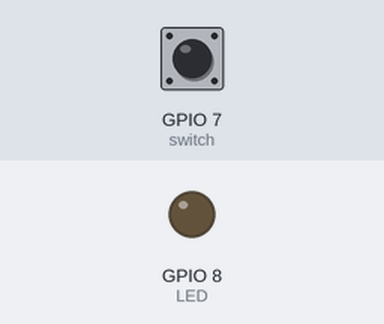
Recording of a program running on a simulated Raspberry Pi (BCM pin numbers). On the bench: output pins drawn as LEDs (lit = HIGH). The inputs (shaded band) are chosen by the test bench; at power-on: GPIO 7 (switch) HIGH. Camera commands give no picture and take their timeout (5 s if none is given; 1 s for webcam tools); what the program prints to the terminal is not drawn.

Above: at 1.2 s.
1.3 s: GPIO 7 (switch) pulled LOW for 0.15 s
At 2.0 s:
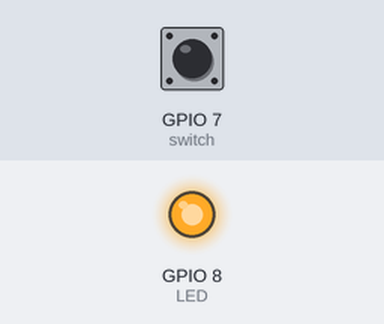
3.8 s: GPIO 7 (switch) pulled LOW for 3.2 s
At 8.5 s:
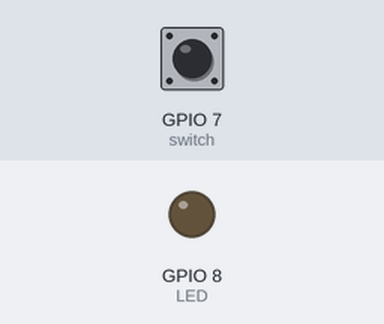
Timing chart, 0 to 10.0 s (numbered marks = the images above; inputs shaded):
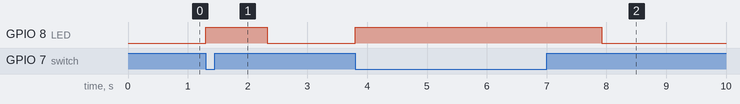

Measured:
- after the input at 1.3 s, GPIO 8 (LED): LOW → HIGH at once, → LOW 1.0 s later
- after the input at 3.8 s, GPIO 8 (LED): LOW → HIGH at once, → LOW 4.1 s later

The program:

spy.py
```python
#!/usr/bin/env python
#-*- coding: UTF-8 -*-
import RPi.GPIO as IO
import os
import time

#
# 初始化图片名字和邮件相关
#
iname=1
picture=str(iname)+".jpeg"     # 发送图片的名字
email="n81ming@qq.com"         # 发送到这个email地址
title="spy system"                # 发送邮件的标题
content="Warning! Warning!"  # 发送邮件的内容
os.environ['email']=str(email)
os.environ['picture']=str(picture)
os.environ['title']=str(title)
os.environ['content']=str(content)

#
# 初始化LED:GPIO8和按键:GPIO25
#
LED=8
switch=7
IO.setmode(IO.BCM)
IO.setwarnings(False)
#IO.setup(switch,IO.IN,IO.PUD_UP)
IO.setup(switch,IO.IN)
IO.setup(LED,IO.OUT)

#
# 主循环
#
print("\n")
print("**********************基于Raspberry Pi的红外监控拍摄系统********************")
print("1. 功能介绍")
print("   当按下按键1时，灯灭，进入拍照状态，然后将图片发送到指定的邮箱，最后灯灭。")
print("2. 注意事项")
print("3. 版本号")
print("1.0")
print("****************************************************************************")
print("\n")
print("请按下按键1：")
while 1:
  if IO.input(switch) == 0:   # 按键按下
      IO.output(LED,IO.HIGH)  # 灯灭，进入拍照模式
      os.system("streamer -f jpeg -o "+picture) # 拍照
      #os.system("echo 'Warning: There are people walking into the monitoring area.'")
      print("\n")
      print("正在发送...")
      os.system('echo "$content" | sudo mutt -s "$title" -a $picture -- $email') # 发送到邮箱
      print("发送成功！")
      print("****************************************************************************")
      print("请再次按下按键1：")
      #time.sleep(1)           # 延时1秒
  else:
      IO.output(LED,IO.LOW)   # 灯亮，等待接收按键或者表示发送完成

IO.cleanup()
```
